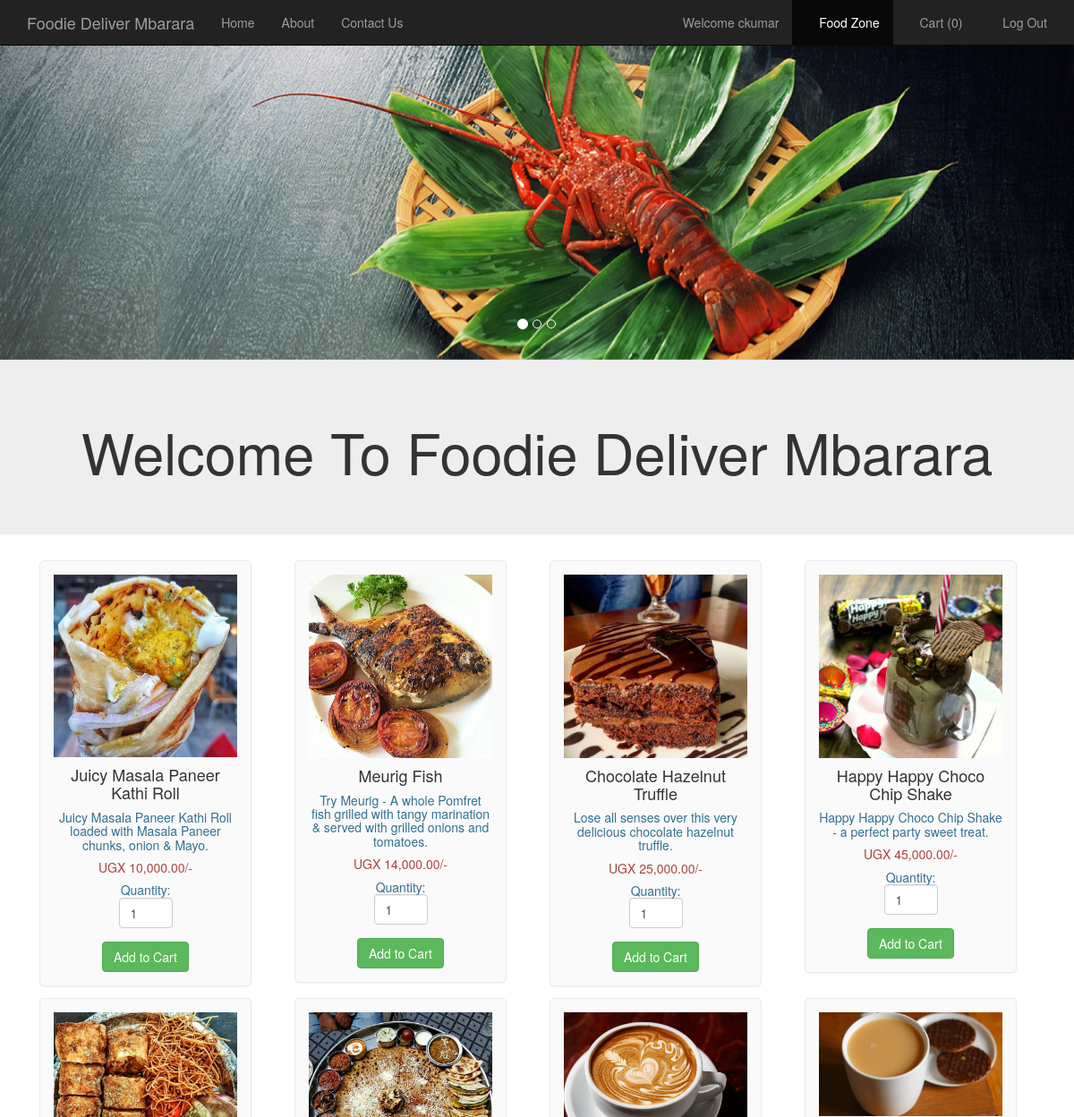
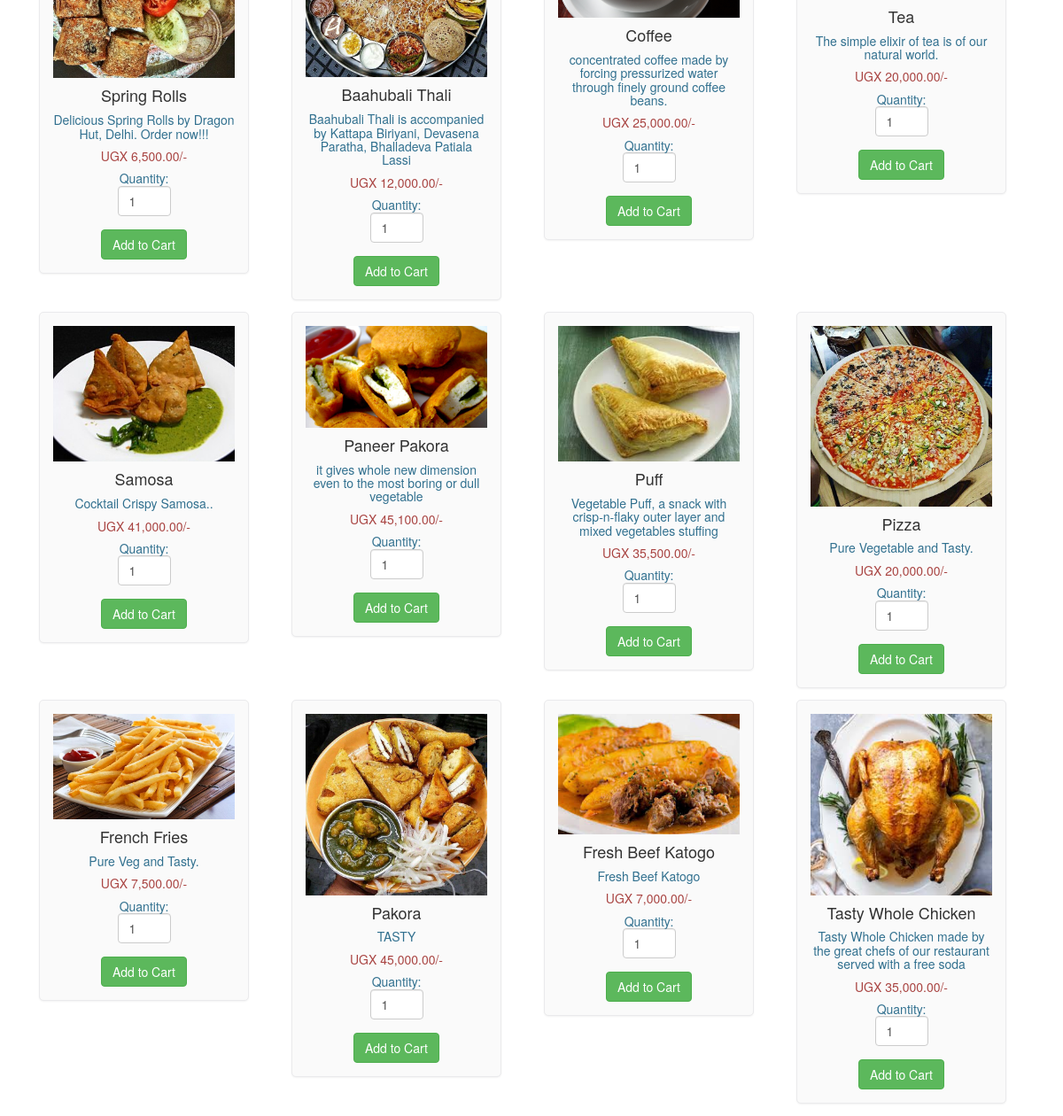
Screenshot of /foodlist.php (signed in) with the database file from the repository (2 pictures, top to bottom).
### tables this page shows
CREATE TABLE `food` (
  `F_ID` int(30) NOT NULL,
  `name` varchar(30) NOT NULL,
  `price` int(30) NOT NULL,
  `description` varchar(200) NOT NULL,
  `R_ID` int(30) NOT NULL,
  `images_path` varchar(200) NOT NULL,
  `options` varchar(10) NOT NULL DEFAULT 'ENABLE'
);

### foodlist.php (the view, shortened to what this page needs)
<html>
  <head>
  </head>
  <link rel="stylesheet" type = "text/css" href ="css/foodlist.css">
  <link rel="stylesheet" type = "text/css" href ="css/bootstrap.min.css">
  <body>
    <nav class="navbar navbar-inverse navbar-fixed-top navigation-clean-search" role="navigation">
      <div class="container">
        <div class="navbar-header">
          <a class="navbar-brand" href="index.php">Foodie Deliver Mbarara</a>
        </div>
        <div class="collapse navbar-collapse " id="myNavbar">
          <ul class="nav navbar-nav">
            <li><a href="index.php">Home</a></li>
            <li><a href="aboutus.php">About</a></li>
            <li><a href="contactus.php">Contact Us</a></li>
          </ul>
<?php
if(isset($_SESSION['login_user1'])){
?>
          <ul class="nav navbar-nav navbar-right">
            <li><a href="#"><span class="glyphicon glyphicon-user"></span> Welcome <?php echo $_SESSION['login_user1']; ?> </a></li>
            <li><a href="myrestaurant.php">MANAGER CONTROL PANEL</a></li>
            <li><a href="logout_m.php"><span class="glyphicon glyphicon-log-out"></span> Log Out </a></li>
          </ul>
<?php
}
else if (isset($_SESSION['login_user2'])) {
  ?>
           <ul class="nav navbar-nav navbar-right">
            <li><a href="#"><span class="glyphicon glyphicon-user"></span> Welcome <?php echo $_SESSION['login_user2']; ?> </a></li>
            <li class="active" ><a href="foodlist.php"><span class="glyphicon glyphicon-cutlery"></span> Food Zone </a></li>
            <li><a href="cart.php"><span class="glyphicon glyphicon-shopping-cart"></span> Cart  (<?php
              if(isset($_SESSION["cart"])){
              $count = count($_SESSION["cart"]);
              echo "$count";
            }
              else
                echo "0";
              ?>) </a></li>
            <li><a href="logout_u.php"><span class="glyphicon glyphicon-log-out"></span> Log Out </a></li>
          </ul>
<?php
}
?>
        </div>
      </div>
    </nav>
    <div id="myCarousel" class="carousel slide" data-ride="carousel">
    <ol class="carousel-indicators">
      <li data-target="#myCarousel" data-slide-to="0" class="active"></li>
      <li data-target="#myCarousel" data-slide-to="1"></li>
      <li data-target="#myCarousel" data-slide-to="2"></li>
    </ol>
    <div class="carousel-inner">
      <div class="item active">
      <img src="images/slide002.jpg" style="width:100%;">
      <div class="carousel-caption">
      </div>
      </div>
    </div>
   <a class="left carousel-control" href="#myCarousel" data-slide="prev">
      <span class="glyphicon glyphicon-chevron-left"></span>
    </a>
    <a class="right carousel-control" href="#myCarousel" data-slide="next">
      <span class="glyphicon glyphicon-chevron-right"></span>
    </a>
    </div>
<div class="jumbotron">
  <div class="container text-center">
    <h1>Welcome To Foodie Deliver Mbarara</h1>
  </div>
</div>
<div class="container" style="width:95%;">
<?php
$conn = Connect();
$sql = "SELECT * FROM FOOD WHERE options = 'ENABLE' ORDER BY F_ID";
$result = mysqli_query($conn, $sql);
if (mysqli_num_rows($result) > 0)
{
  $count=0;
  while($row = mysqli_fetch_assoc($result)){
    if ($count == 0)
      echo "<div class='row'>";
?>
<div class="col-md-3">
<form method="post" action="cart.php?action=add&id=<?php echo $row["F_ID"]; ?>">
<div class="mypanel" align="center";>
<img src="<?php echo $row["images_path"]; ?>" class="img-responsive">
<h4 class="text-dark"><?php echo $row["name"]; ?></h4>
<h5 class="text-info"><?php echo $row["description"]; ?></h5>
<h5 class="text-danger">UGX <?php echo number_format($row["price"],2); ?>/-</h5>
<h5 class="text-info">Quantity: <input type="number" min="1" max="25" name="quantity" class="form-control" value="1" style="width: 60px;"> </h5>
<input type="submit" name="add" style="margin-top:5px;" class="btn btn-success" value="Add to Cart">
</div>
</form>
</div>
<?php
$count++;
if($count==4)
{
  echo "</div>";
  $count=0;
}
}
?>
</div>
  <?php
}
?>
</body>
</html>

### css/foodlist.css (style rules this page uses)
body,html { height: 100%; }
body { padding-top: 50px; background-image: url('bgimg1.jpg'); background-repeat: repeat; background-size: cover; background-position: center; }
.mypanel { border: 1px solid #eaeaec; margin: -1px 19px 3px -1px; box-shadow: 0 1px 2px rgba(0,0,0,0.05); background-color: #FAFAFA; padding:15px; border-radius: 5px; }
input { border: 5px solid white; }

### rows the page displays
food: images_path (picture), name "Juicy Masala Paneer Kathi Roll", description "Juicy Masala Paneer Kathi Roll loaded with Masala Paneer chunks, onion & Mayo.", price "10,000.00"
food: images_path (picture), name "Meurig Fish", description "Try Meurig - A whole Pomfret fish grilled with tangy marination & served with grilled onions and tomatoes.", price "14,000.00"
food: images_path (picture), name "Chocolate Hazelnut Truffle", description "Lose all senses over this very delicious chocolate hazelnut truffle.", price "25,000.00"
food: images_path (picture), name "Happy Happy Choco Chip Shake", description "Happy Happy Choco Chip Shake - a perfect party sweet treat.", price "45,000.00"
food: images_path (picture), name "Spring Rolls", description "Delicious Spring Rolls by Dragon Hut, Delhi. Order now!!!", price "6,500.00"
food: images_path (picture), name "Baahubali Thali", description "Baahubali Thali is accompanied by Kattapa Biriyani, Devasena Paratha, Bhalladeva Patiala Lassi", price "12,000.00"
food: images_path (picture), name "Coffee", description "concentrated coffee made by forcing pressurized water through finely ground coffee beans.", price "25,000.00"
food: images_path (picture), name "Tea", description "The simple elixir of tea is of our natural world.", price "20,000.00"
food: images_path (picture), name "Samosa", description "Cocktail Crispy Samosa..", price "41,000.00"
food: images_path (picture), name "Paneer Pakora", description "it gives whole new dimension even to the most boring or dull vegetable", price "45,100.00"
food: images_path (picture), name "Puff", description "Vegetable Puff, a snack with crisp-n-flaky outer layer and mixed vegetables stuffing", price "35,500.00"
food: images_path (picture), name "Pizza", description "Pure Vegetable and Tasty.", price "20,000.00"
food: images_path (picture), name "French Fries", description "Pure Veg and Tasty.", price "7,500.00"
food: images_path (picture), name "Pakora", description "TASTY", price "45,000.00"
food: images_path (picture), name "Fresh Beef Katogo", description "Fresh Beef Katogo", price "7,000.00"
food: images_path (picture), name "Tasty Whole Chicken", description "Tasty Whole Chicken made by the great chefs of our restaurant served with a free soda", price "35,000.00"

### other values shown
$_SESSION['login_user2'] "ckumar"
